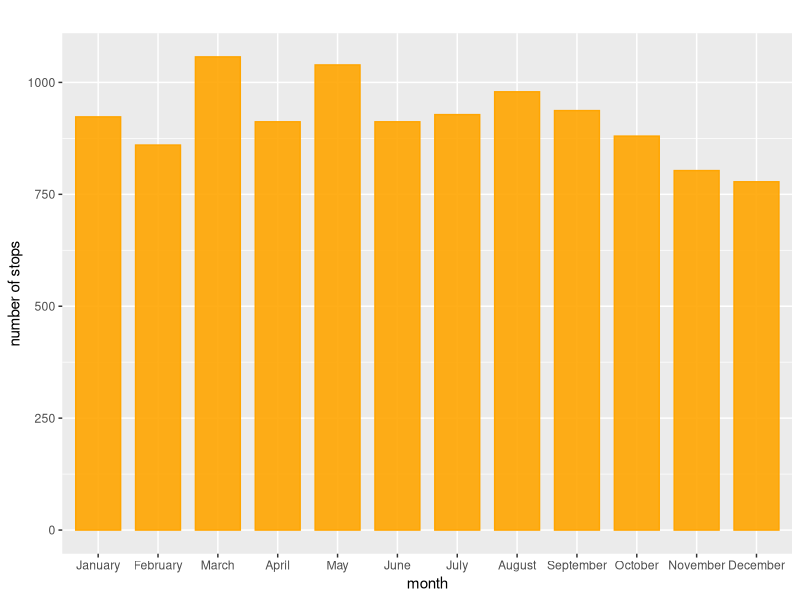
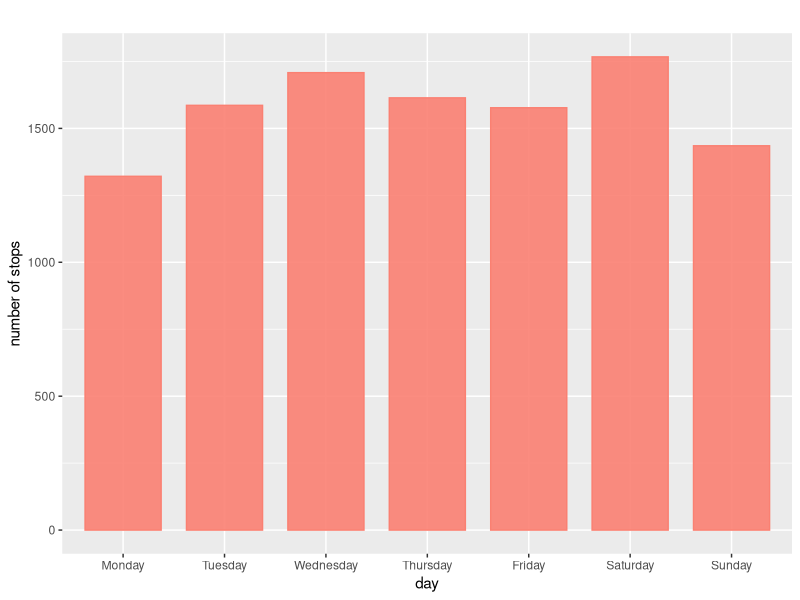
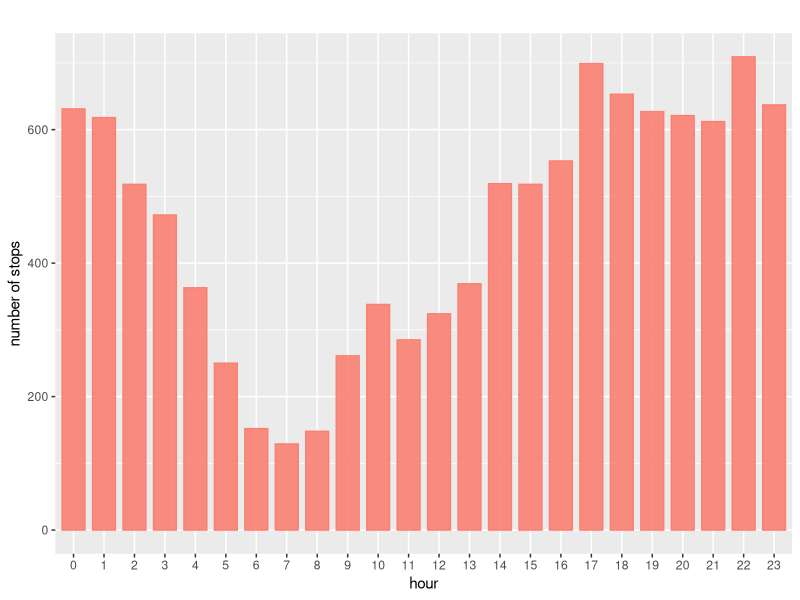
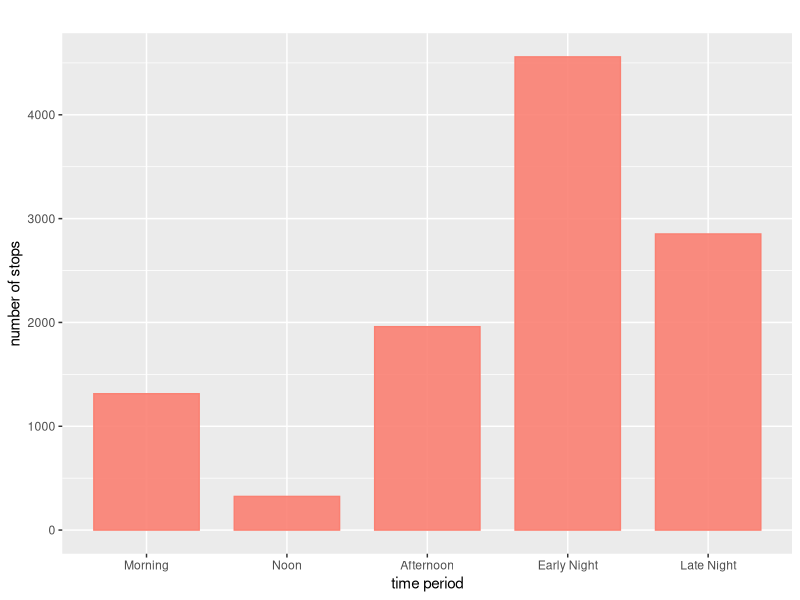
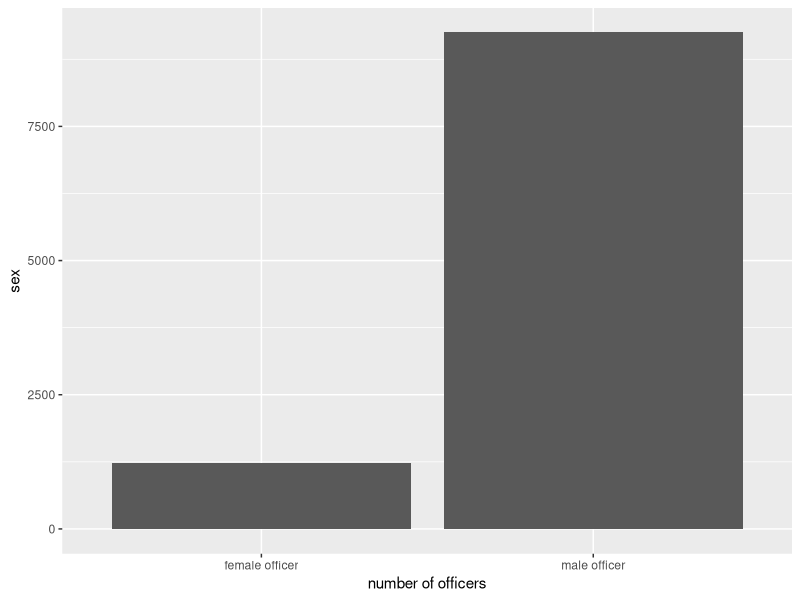
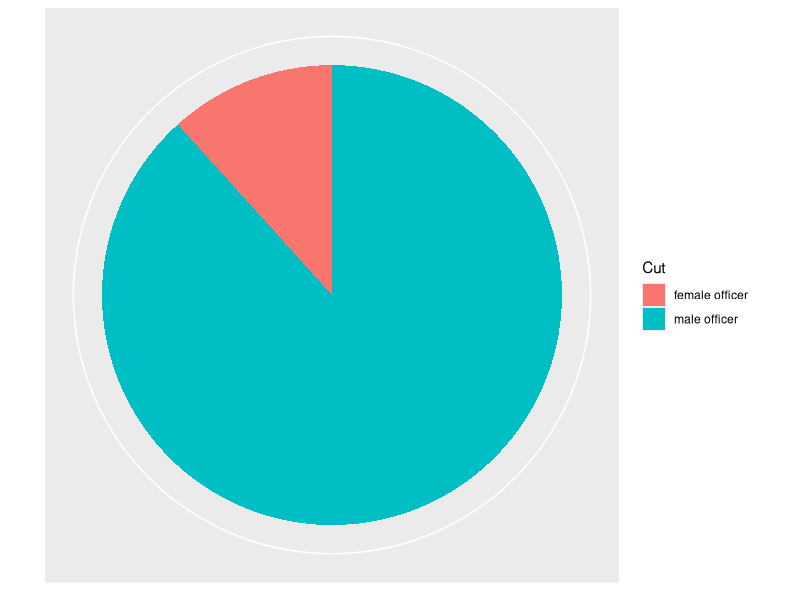

Recreate these plots in R, in order. (Note: this script raises an error after producing the figures.)
## ---- chunk 1
NYPD <- read.csv("Data/2018_sqf_database-abbr.csv")
install.packages("tidyverse")
library(tidyverse)
library(ggplot2)
## ---- chunk 2
# the number of stops in each month in the year 2018
# MONTH2: categorical variable
reorder_month <- c("January","February","March","April","May","June","July","August","September","October","November","December")
NYPD$MONTH2 = factor(NYPD$MONTH2,levels=reorder_month)
ggplot(NYPD, aes(MONTH2)) + geom_bar(alpha=0.90, colour="orange", fill="orange",width=0.75) + labs(title="", y="number of stops", x="month")
## ---- chunk 3
# DAY2: Day when ppl are stopped

reorder_day <- c("Monday","Tuesday","Wednesday","Thursday","Friday","Saturday","Sunday")
NYPD$DAY2 = factor(NYPD$DAY2,levels=reorder_day)
ggplot(NYPD, aes(DAY2)) + geom_bar(alpha=0.90, colour="salmon", fill="salmon",width=0.75) + labs(title="", y="number of stops", x="day")
## ---- chunk 4
# Visualize: Stop Frisk Time: Time when ppl are stopped （清晨、深夜）

# Function: rounding(inputNum, totalNum)
rounding <- function(inputNum, totalNum) {
  if(is.na(inputNum)){return(FALSE)}else{
    m <- totalNum/2
    if(inputNum < m){
      # round down
      return(FALSE)
    }else{
      #round up
      return(TRUE)
    }
  }
}

hour<-NYPD$Stop.Frisk.Time
all_hour <- c()
for(i in 1:length(hour)){
  if(hour[i] == "#N/A" || is.na(hour[i]) || hour[i] == "" || hour[i] == FALSE){
    hour[i] <- "NA"
  }else{
    temp <- c(strsplit(hour[i], ":"))
    minBefore <- temp[[1]][[2]]
    hourBefore <- temp[[1]][[1]]
    if (rounding(strtoi(minBefore), 60)){
      hourAfter <- as.character(strtoi(hourBefore)+1)
      if (hourAfter == 24){
        hourAfter <- "0"
      }
    }else{
      hourAfter <- hourBefore
    }
    all_hour <- append(all_hour, hourAfter)
  }
  allH_df <- data.frame(all_hour)
}
reorder_hour <- c("0","1","2","3","4","5","6","7","8","9","10","11","12","13","14","15","16","17","18","19","20","21","22","23","NA")
allH_df$all_hour = factor(allH_df$all_hour,levels=reorder_hour)
ggplot(allH_df, aes(all_hour)) + geom_bar(alpha=0.90, colour="salmon", fill="salmon",width=0.75) + labs(title="", y="number of stops", x="hour")

# Morning: from sunrise to 11:59 AM. Sunrise typically occurs around 6 AM.
# Noon: at 12:00 PM.
# Afternoon: from 12:01 PM to around 5:00 PM.
# Evening: from 5:01 PM to 8 PM, or around sunset.
# Early Night: from sunset 11:59 PM
# Late Night: from 11:59 PM to sunrise around 5:59 AM.
all_period <- c()
for(i in 1:length(allH_df$all_hour)){
  if (allH_df$all_hour[i] == "6" || allH_df$all_hour[i] == "7" || allH_df$all_hour[i] == "8" || allH_df$all_hour[i] == "9" || allH_df$all_hour[i] == "10" || allH_df$all_hour[i] == "11"){
    all_period <- append(all_period, "Morning")
  }else if(allH_df$all_hour[i] == "12"){
    all_period <- append(all_period, "Noon")
  }else if(allH_df$all_hour[i] == "13" || allH_df$all_hour[i] == "14" || allH_df$all_hour[i] == "15" || allH_df$all_hour[i] == "16"){
    all_period <- append(all_period, "Afternoon")
  }else if(allH_df$all_hour[i] == "17" || allH_df$all_hour[i] == "18" || allH_df$all_hour[i] == "19" || allH_df$all_hour[i] == "20" || allH_df$all_hour[i] == "21" || allH_df$all_hour[i] == "22" || allH_df$all_hour[i] == "23"){
    all_period <- append(all_period, "Early Night")
  }else{
    all_period <- append(all_period, "Late Night")
  }
}
allP_df <- data.frame(all_period)
reorder_period <- c("Morning", "Noon", "Afternoon", "Early Night", "Late Night")
allP_df$all_period = factor(allP_df$all_period,levels=reorder_period)
ggplot(allP_df, aes(all_period)) + geom_bar(alpha=0.90, colour="salmon", fill="salmon",width=0.75) + labs(title="", y="number of stops", x="time period")
## ---- chunk 5
# male vs female: dataframe
df_male_officer <- NYPD[NYPD$ISSUING_OFFICER_RANK == "POM",]
df_female_officer <- NYPD[NYPD$ISSUING_OFFICER_RANK == "POF",]
head(df_male_officer)
head(df_female_officer)

# male vs female: number of officers
male_female_num <- tibble(
  type = c("male officer", "female officer"),
  freq = c(nrow(df_male_officer), nrow(df_female_officer))
)
knitr::kable(male_female_num)

p <- ggplot(data = male_female_num, mapping = aes(
  x = type, y = freq ))
p + geom_col() +
  labs(x = "number of officers", 
       y = "sex")

p2 <- ggplot(data = male_female_num, mapping = aes(
  x = 1, y = freq, fill = type ))
p2 + geom_col() +
  coord_polar(theta = "y") +
  scale_x_discrete(name = NULL, breaks = NULL) +
  scale_y_discrete(name = NULL, breaks = NULL) +
  labs(fill = "Cut")
## ---- chunk 6


# function: exclude outliers from the dataframe (only for numeric values); need to input a numeric vector

  bound <- function(x){
  Q1 <- quantile(x, .25)
  Q3 <- quantile(x, .75)
  IQR <- Q3-Q1
  bound <- c(Q1-1.5*IQR, Q3+1.5*IQR)
  return(bound)
}
ex_out <- exclude_outliers(NYPD$OBSERVED_DURATION_MINUTES)
print(ex_out)

## ---- chunk 7
## Observed duration minutes.

# Histogram --- Not excluded outliers
ggplot(NYPD,aes(OBSERVED_DURATION_MINUTES)) + geom_histogram(colour = "royalblue1", fill = "royalblue1",alpha=0.8) + labs(title="Distribution of Suspects' Observed Duration Minutes (including outliers)", y="count", x="observed duration mins")

# Histogram --- excluded outliers
table(NYPD$OBSERVED_DURATION_MINUTES)
ggplot(NYPD,aes(OBSERVED_DURATION_MINUTES)) + geom_histogram(breaks=seq(0,3.5,by=1), colour = "royalblue1", fill = "royalblue1",alpha=0.8) + labs(title="Distribution of Suspects' Observed Duration Minutes (excluding outliers)", y="count", x="observed duration mins")

bound(NYPD$OBSERVED_DURATION_MINUTES)



## Stop duration minutes.

# Histogram --- Not excluded outliers
ggplot(NYPD,aes(STOP_DURATION_MINUTES)) + geom_histogram(colour = "royalblue3", fill = "royalblue3",alpha=0.8) + labs(title="Distribution of Suspects' Stopped Duration Minutes (including outliers)", y="count", x="stop duration mins") 

# Histogram --- excluded outliers
table(NYPD$STOP_DURATION_MINUTES)
ggplot(NYPD,aes(STOP_DURATION_MINUTES)) + geom_histogram(breaks=seq(0,50,by=1), colour = "royalblue3", fill = "royalblue3",alpha=0.8) + labs(title="Distribution of Suspects' Stopped Duration Minutes (excluding outliers)", y="count", x="stop duration mins") 

## ---- chunk 8
# SUSPECTED_CRIME_DESCRIPTION
unique(NYPD$SUSPECTED_CRIME_DESCRIPTION)

# since there are too many types of crimes, we divide them into 4 main categories:
# THEFT: "GRAND LARCENY AUTO", "BURGLARY", "CPSP(criminal possession of stolen property)", "GRAND LARCENY", "PETIT LARCENY", "ROBBERY", "THEFT OF SERVICES", "UNAUTHORIZED USE OF A VEHICLE";
# ATTACK AND DAMAGE: "AUTO STRIPPIG", "ASSAULT", "CRIMINAL TRESPASS", "FORCIBLE TOUCHING", "MENACING", "MURDER", "RECKLESS ENDANGERMENT", "PROSTITUTION", "RAPE";
# POSSESSION, SALE OF PROHIBITED ITMES: "CPW(criminal possession of a weapon)", "CRIMINAL POSSESSION OF CONTROLLED SUBSTANCE", "CRIMINAL POSSESSION OF FORGED INSTRUMENT", "CRIMINAL POSSESSION OF MARIHUANA", "CRIMINAL SALE OF CONTROLLED SUBSTANCE", "CRIMINAL SALE OF MARIHUANA";
# Others: "CRIMINAL MISCHIEF", "MAKING GRAFFITI", "TERRORISM", "OTHER";

NYPD$CRIME_CATEGORIZATION <- vector(mode='character', length(NYPD$SUSPECTED_CRIME_DESCRIPTION))
for(i in seq_along(NYPD$SUSPECTED_CRIME_DESCRIPTION)){
  if(NYPD$SUSPECTED_CRIME_DESCRIPTION[i] == "GRAND LARCENY AUTO" | NYPD$SUSPECTED_CRIME_DESCRIPTION[i] == "BURGLARY" | NYPD$SUSPECTED_CRIME_DESCRIPTION[i] == "CPSP" | NYPD$SUSPECTED_CRIME_DESCRIPTION[i] == "GRAND LARCENY" | NYPD$SUSPECTED_CRIME_DESCRIPTION[i] == "PETIT LARCENY" | NYPD$SUSPECTED_CRIME_DESCRIPTION[i] == "ROBBERY" | NYPD$SUSPECTED_CRIME_DESCRIPTION[i] == "THEFT OF SERVICES" | NYPD$SUSPECTED_CRIME_DESCRIPTION[i] == "UNAUTHORIZED USE OF A VEHICLE" ){
    NYPD$CRIME_CATEGORIZATION[i] <- "Theft"
    }else if (NYPD$SUSPECTED_CRIME_DESCRIPTION[i] == "AUTO STRIPPIG" | NYPD$SUSPECTED_CRIME_DESCRIPTION[i] == "ASSAULT" | NYPD$SUSPECTED_CRIME_DESCRIPTION[i] == "CRIMINAL TRESPASS" | NYPD$SUSPECTED_CRIME_DESCRIPTION[i] == "FORCIBLE TOUCHING" | NYPD$SUSPECTED_CRIME_DESCRIPTION[i] == "MENACING" | NYPD$SUSPECTED_CRIME_DESCRIPTION[i] == "MURDER" | NYPD$SUSPECTED_CRIME_DESCRIPTION[i] == "RECKLESS ENDANGERMENT" | NYPD$SUSPECTED_CRIME_DESCRIPTION[i] == "PROSTITUTION" | NYPD$SUSPECTED_CRIME_DESCRIPTION[i] == "RAPE" ) {
      NYPD$CRIME_CATEGORIZATION[i] <- "Attack and Damage"
    }else if (NYPD$SUSPECTED_CRIME_DESCRIPTION[i] == "CPW" | NYPD$SUSPECTED_CRIME_DESCRIPTION[i] == "CRIMINAL POSSESSION OF CONTROLLED SUBSTANCE" | NYPD$SUSPECTED_CRIME_DESCRIPTION[i] == "CRIMINAL POSSESSION OF FORGED INSTRUMENT" | NYPD$SUSPECTED_CRIME_DESCRIPTION[i] == "CRIMINAL POSSESSION OF MARIHUANA" | NYPD$SUSPECTED_CRIME_DESCRIPTION[i] == "CRIMINAL SALE OF CONTROLLED SUBSTANCE" | NYPD$SUSPECTED_CRIME_DESCRIPTION[i] == "CRIMINAL SALE OF MARIHUANA"){
        NYPD$CRIME_CATEGORIZATION[i] <- "Possession,Sale of Prohibited Items"
      }
        
        else{
        NYPD$CRIME_CATEGORIZATION[i] <- "Others"
      }
  
}

ggplot(NYPD, aes(CRIME_CATEGORIZATION)) + geom_bar(alpha=0.90, colour="red4", fill="red4",width=0.5) + labs(title= "Different Types of Crimes Suspected", y="count", x="types of crimes suspected")


# And then we make 4 separate barplots for the 4 categories, showing the distribution of the specific  

## ---- chunk 9
# FRISKED_FLAG into dataframe

table(NYPD$FRISKED_FLAG)
## ---- chunk 10
# SEARCHED_FLAG into dataframe

NYPD$FRISK_AND_SEARCH <- vector(mode='character', length(NYPD$FRISKED_FLAG))

for(i in seq_along(NYPD$FRISK_AND_SEARCH)){
  if(NYPD$FRISKED_FLAG[i] == "1" & NYPD$SEARCHED_FLAG[i] == "1"){
    NYPD$FRISK_AND_SEARCH[i] <- "Frisked and Searched"
    }else if (NYPD$FRISKED_FLAG[i] == "1" & NYPD$SEARCHED_FLAG[i] == "0") {
      NYPD$FRISK_AND_SEARCH[i] <- "Only Frisked"
      }else if (NYPD$FRISKED_FLAG[i] == "0" & NYPD$SEARCHED_FLAG[i] == "1") {
        NYPD$FRISK_AND_SEARCH[i] <- "Only Searched"
      }else{
        NYPD$FRISK_AND_SEARCH[i] <- "Not Frisked Nor Searched"
      }
  
}

table(NYPD$FRISK_AND_SEARCH)
ggplot(NYPD, aes(FRISK_AND_SEARCH)) + geom_bar(alpha=0.90, colour="mediumpurple3", fill="mediumpurple3",width=0.5) + labs(title= "The Number of Suspects Frisked or Searched", y="count", x="Frisked and Searched")


## ---- chunk 11
# OFFICER_IN_UNIFORM_FLAG
NYPD[NYPD$OFFICER_IN_UNIFORM_FLAG==0,"OFFICER_IN_UNIFORM_FLAG"] <- "not wearing uniform"
NYPD[NYPD$OFFICER_IN_UNIFORM_FLAG==1,"OFFICER_IN_UNIFORM_FLAG"] <- "wearing uniform"
table(NYPD$OFFICER_IN_UNIFORM_FLAG)
ggplot(NYPD, aes(OFFICER_IN_UNIFORM_FLAG)) + geom_bar(alpha=0.90, colour="royalblue1", fill="royalblue1",width=0.75) + labs(title="", y="number of officers", x="officer in uniform")

## ---- chunk 12
# SUSPECT_ARRESTED_FLAG 比对 overall
NYPD[NYPD$SUSPECT_ARRESTED_FLAG==0,"SUSPECT_ARRESTED_FLAG"] <- "suspect not arrested"
NYPD[NYPD$SUSPECT_ARRESTED_FLAG==1,"SUSPECT_ARRESTED_FLAG"] <- "suspect arrested"
table(NYPD$SUSPECT_ARRESTED_FLAG)
ggplot(NYPD, aes(SUSPECT_ARRESTED_FLAG)) + geom_bar(alpha=0.90, colour="royalblue1", fill="royalblue1",width=0.75) + labs(title="", y="number of stops", x="number os arrests")

# accuracy of overall stops
overall_a_acc <- 3115/11018
print(overall_a_acc)

# male officer's accuracy vs female officer's accuracy
df_male_officer[df_male_officer$SUSPECT_ARRESTED_FLAG==0,"SUSPECT_ARRESTED_FLAG"] <- "male_suspect not arrested"
df_male_officer[df_male_officer$SUSPECT_ARRESTED_FLAG==1,"SUSPECT_ARRESTED_FLAG"] <- "male_suspect arrested"
table(df_male_officer$SUSPECT_ARRESTED_FLAG)
df_female_officer[df_female_officer$SUSPECT_ARRESTED_FLAG==0,"SUSPECT_ARRESTED_FLAG"] <- "female_suspect not arrested"
df_female_officer[df_female_officer$SUSPECT_ARRESTED_FLAG==1,"SUSPECT_ARRESTED_FLAG"] <- "female_suspect arrested"
table(df_female_officer$SUSPECT_ARRESTED_FLAG)
male_a_acc <- 2639/(2639+6612)
print(male_a_acc)
female_a_acc <- 321/(321+904)
print(female_a_acc)

# scatter plot: observed time with accuracy
ggplot(data=NYPD) + geom_point(mapping = aes(x = OBSERVED_DURATION_MINUTES, y = SUSPECT_ARRESTED_FLAG))
# without outliers
#ggplot(data=NYPD) + geom_point(mapping = aes(x = OBSERVED_DURATION_MINUTES, y = SUSPECT_ARRESTED_FLAG)) + coord_cartesian(xlim=c(0, 100))

# scatter plot: stop time with accuracy
ggplot(data=NYPD) + geom_point(mapping = aes(x = STOP_DURATION_MINUTES, y = SUSPECT_ARRESTED_FLAG))
## ---- chunk 13
# function1: variable X VS observe duration minutes (boxplots && scatterpoots)
observe_time_relation <- function(m){
  if(class(m) == "character"){
  ggplot(NYPD, aes(x = m, y = OBSERVED_DURATION_MINUTES)) + geom_boxplot(outlier.shape = NA) + coord_cartesian(ylim=c(0, 2.5))
}
else{
  ggplot(NYPD, aes(m, OBSERVED_DURATION_MINUTES)) + geom_point(outlier.shape = NA)
}
}


# function2: variable X VS stop duration minutes (boxplots && scatterpoots)
stop_time_relation <- function(n){
  if(class(n) == "character"){
  ggplot(NYPD, aes(x = n, y = STOP_DURATION_MINUTES)) + geom_boxplot(outlier.shape = NA) + coord_cartesian(ylim=c(0, 20))
}
else{
  ggplot(NYPD, aes(n, STOP_DURATION_MINUTES)) + geom_point()
}
}

observe_time_relation(NYPD$SUSPECT_SEX)

## ---- chunk 14
# SUSPECT_REPORTED_AGE
# HOW TO REMOVE 0s??
class(NYPD$SUSPECT_REPORTED_AGE)
ggplot(NYPD,aes(SUSPECT_REPORTED_AGE)) + geom_histogram(colour = "orange3", fill = "orange3",alpha=0.8) + labs(title="", y="count", x="suspect reported age")

## ---- chunk 15
# SUSPECT_SEX
class(NYPD$SUSPECT_SEX)
ggplot(NYPD, aes(SUSPECT_SEX)) + geom_bar(alpha=0.90, colour="salmon", fill="salmon",width=0.75) + labs(title="", y="count", x="suspect sex")
## ---- chunk 16
# SUSPECT_RACE_DESCRIPTION
class(NYPD$SUSPECT_RACE_DESCRIPTION)
ggplot(NYPD, aes(SUSPECT_RACE_DESCRIPTION)) + geom_bar(alpha=0.90, colour="salmon", fill="salmon",width=0.5) + labs(title="", y="count", x="suspect race description") + theme(axis.text.x=element_text(size=4.1))
## ---- chunk 17
# SUSPECT_HEIGHT 
# we remove NAs here
class(NYPD$SUSPECT_HEIGHT)
max(NYPD$SUSPECT_HEIGHT,na.rm=TRUE)
NYPD$SUSPECT_HEIGHT <- as.numeric(NYPD$SUSPECT_HEIGHT)
ggplot(NYPD,aes(SUSPECT_HEIGHT),na.rm=TRUE) + geom_histogram(colour = "orange3", fill = "orange3",alpha=0.8) + labs(title="", y="count", x="suspect height")


ggplot(NYPD, aes(SUSPECT_HEIGHT, OBSERVED_DURATION_MINUTES)) + geom_point(outlier.shape = NA) + coord_cartesian(ylim=c(0, 500))
## ---- chunk 18
# SUSPECT_WEIGHT
# we remove NAs here
class(NYPD$SUSPECT_WEIGHT)
max(NYPD$SUSPECT_WEIGHT,na.rm=TRUE)
NYPD$SUSPECT_WEIGHT <- as.numeric(NYPD$SUSPECT_WEIGHT)
ggplot(NYPD,aes(SUSPECT_WEIGHT),na.rm=TRUE) + geom_histogram(colour = "orange3", fill = "orange3",alpha=0.8) + labs(title="", y="count", x="suspect weight")
## ---- chunk 19
# SUSPECT_BODY_BUILD_TYPE
class(NYPD$SUSPECT_BODY_BUILD_TYPE)
ggplot(NYPD, aes(SUSPECT_BODY_BUILD_TYPE)) + geom_bar(alpha=0.90, colour="tomato", fill="tomato",width=0.5) + labs(title="", y="count", x="suspect body build type")
## ---- chunk 20
# SUSPECT_EYE_COLOR
unique(NYPD$SUSPECT_EYE_COLOR)
ggplot(NYPD, aes(SUSPECT_EYE_COLOR)) + geom_bar(alpha=0.90, colour="tomato", fill="tomato",width=0.5) + labs(title="", y="count", x="suspect eye color")
## ---- chunk 21
# SUSPECT_HAIR_COLOR
unique(NYPD$SUSPECT_HAIR_COLOR)
ggplot(NYPD, aes(SUSPECT_HAIR_COLOR)) + geom_bar(alpha=0.90, colour="tomato", fill="tomato",width=0.5) + labs(title="", y="count", x="suspect hair color")
## ---- chunk 22
# STOP_LOCATION_BORO_NAME
table(NYPD$STOP_LOCATION_BORO_NAME)
ggplot(NYPD, aes(STOP_LOCATION_BORO_NAME)) + geom_bar(alpha=0.90, colour="orange3", fill="orange3",width=0.5) + labs(title="", y="count", x="stop borough")


# To verify function1 and function2 //
# Borough VS Stop Time
mean(NYPD$STOP_DURATION_MINUTES)
median(NYPD$STOP_DURATION_MINUTES)
ggplot(NYPD, aes(x = STOP_LOCATION_BORO_NAME, y = STOP_DURATION_MINUTES)) + geom_boxplot(outlier.shape = NA) + coord_cartesian(ylim=c(0, 20))

# Borough VS Observe Time
mean(NYPD$OBSERVED_DURATION_MINUTES)
median(NYPD$OBSERVED_DURATION_MINUTES)
ggplot(NYPD, aes(x = STOP_LOCATION_BORO_NAME, y = OBSERVED_DURATION_MINUTES)) + geom_boxplot(outlier.shape = NA) + coord_cartesian(ylim=c(0, 2.5))
